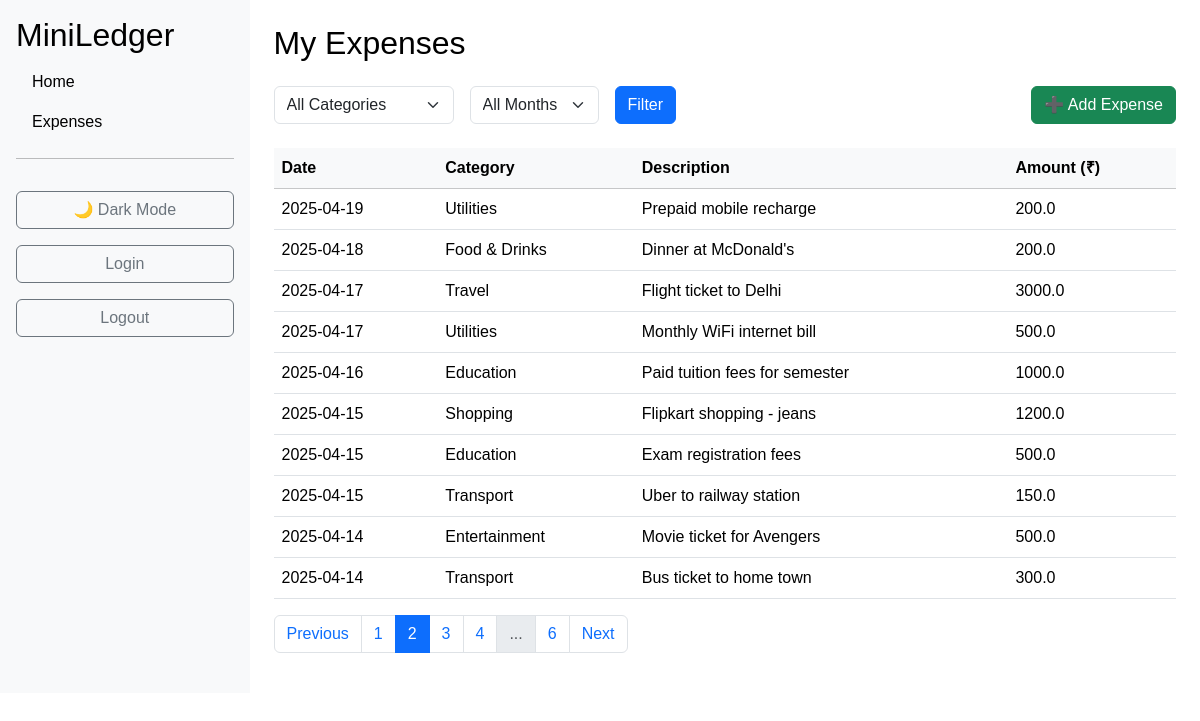
The app's page /expenses?page=2&category=All&month=All (signed in) with its own data.
### app.py (models this page shows)
class Expenses(db.Model):
    id: Mapped[int] = mapped_column(primary_key=True, nullable=False)
    amount: Mapped[float] = mapped_column(nullable=False)
    date: Mapped[str] = mapped_column(nullable=False)
    description: Mapped[str] = mapped_column(nullable=True)
    category: Mapped[str] = mapped_column(nullable=False)
    transaction_type: Mapped[str] = mapped_column(nullable=False)

### app.py (the view)
@app.route('/expenses', methods=['GET', 'POST'])
def expenses():
    form = FilterForm()
    unique_categories = db.session.query(Expenses.category).distinct().all()
    category_list = [cat[0] for cat in unique_categories]
    month_list = ['January', 'February', 'March', 'April', 'May', 'June',
                  'July', 'August', 'September', 'October', 'November', 'December']
    form.category.choices = [('All', 'All Categories')] + [(cat, cat) for cat in category_list]
    form.month.choices = [('All', 'All Months')] + [(month, month) for month in month_list]
    selected_category = request.args.get('category', 'All')
    selected_month = request.args.get('month', 'All')
    page = request.args.get('page', 1, type=int)
    query = Expenses.query.filter_by(transaction_type='Expense')
    if selected_category != 'All':
        query = query.filter(Expenses.category == selected_category)
    if selected_month != 'All':
        query = query.filter(func.strftime('%m', Expenses.date) == str(month_list.index(selected_month)+1).zfill(2))
    expenses_paginated = query.order_by(Expenses.date.desc()).paginate(page=page, per_page=10)
    return render_template('expenses.html', form=form, expenses=expenses_paginated, selected_category=selected_category, selected_month=selected_month, logged_in=current_user.is_authenticated)

### app.py
class FilterForm(FlaskForm):
    category = SelectField('Category', choices=[], validators=[Optional()])
    month = SelectField('Month', choices=[], validators=[Optional()])
    submit = SubmitField('Filter')

### app.py (called while the page is built)
@login_manager.user_loader
def load_user(user_id):
    return db.get_or_404(User, user_id)

### templates/expenses.html (shortened to what this page needs)
{% extends "base.html" %}
{% block content %}
{% if logged_in %}
<h2 class="mb-4">My Expenses</h2>
<form method="get" action="{{ url_for('expenses') }}" class="d-flex gap-3 mb-4 align-items-end flex-wrap">
    <div>{{ form.category(class="form-select") }}</div>
    <div>{{ form.month(class="form-select") }}</div>
    <div>{{ form.submit(class="btn btn-primary") }}</div>
    <div class="ms-auto">
        <a href="{{ url_for('add') }}" class="btn btn-success">➕ Add Expense</a>
    </div>
</form>
<table class="table table-hover">
    <thead class="table-light">
        <tr>
            <th>Date</th>
            <th>Category</th>
            <th>Description</th>
            <th>Amount (₹)</th>
        </tr>
    </thead>
    <tbody>
        {% for expense in expenses.items %}
        <tr>
            <td>{{ expense.date }}</td>
            <td>{{ expense.category }}</td>
            <td>{{ expense.description or '-' }}</td>
            <td>{{ expense.amount }}</td>
        </tr>
        {% endfor %}
    </tbody>
</table>
<nav aria-label="Expenses Pagination">
  <ul class="pagination">
    {% if expenses.has_prev %}
      <li class="page-item">
        <a class="page-link" href="{{ url_for('expenses', page=expenses.prev_num, category=selected_category, month=selected_month) }}">Previous</a>
      </li>
    {% else %}
      <li class="page-item disabled">
        <span class="page-link">Previous</span>
      </li>
    {% endif %}
    {% for page_num in expenses.iter_pages(left_edge=1, right_edge=1, left_current=2, right_current=2) %}
      {% if page_num %}
        {% if page_num == expenses.page %}
          <li class="page-item active"><span class="page-link">{{ page_num }}</span></li>
        {% else %}
          <li class="page-item"><a class="page-link" href="{{ url_for('expenses', page=page_num, category=selected_category, month=selected_month) }}">{{ page_num }}</a></li>
        {% endif %}
      {% else %}
        <li class="page-item disabled"><span class="page-link">...</span></li>
      {% endif %}
    {% endfor %}
    {% if expenses.has_next %}
      <li class="page-item">
        <a class="page-link" href="{{ url_for('expenses', page=expenses.next_num, category=selected_category, month=selected_month) }}">Next</a>
      </li>
    {% else %}
      <li class="page-item disabled">
        <span class="page-link">Next</span>
      </li>
    {% endif %}
  </ul>
</nav>
        {% endif %}
{% endblock %}

### static/css/style.css (style rules this page uses)
body { --bg-color: #ffffff; --text-color: #000000; --sidebar-bg: #f8f9fa; --sidebar-link: #000000; --sidebar-link-hover: #0056b3; --content-bg: #ffffff; background-color: var(--bg-color); color: var(--text-color); font-family: 'Arial', sans-serif; margin: 0; padding: 0; }

### records on screen
Expenses: date "2025-04-19", category "Utilities", description "Prepaid mobile recharge", amount "200.0"
Expenses: date "2025-04-18", category "Food & Drinks", description "Dinner at McDonald's", amount "200.0"
Expenses: date "2025-04-17", category "Travel", description "Flight ticket to Delhi", amount "3000.0"
Expenses: date "2025-04-17", category "Utilities", description "Monthly WiFi internet bill", amount "500.0"
Expenses: date "2025-04-16", category "Education", description "Paid tuition fees for semester", amount "1000.0"
Expenses: date "2025-04-15", category "Shopping", description "Flipkart shopping - jeans", amount "1200.0"
Expenses: date "2025-04-15", category "Education", description "Exam registration fees", amount "500.0"
Expenses: date "2025-04-15", category "Transport", description "Uber to railway station", amount "150.0"
Expenses: date "2025-04-14", category "Entertainment", description "Movie ticket for Avengers", amount "500.0"
Expenses: date "2025-04-14", category "Transport", description "Bus ticket to home town", amount "300.0"

### other values on screen
{{ page_num }} "1" "3" "4" "6"
{{ page_num }} "2"
